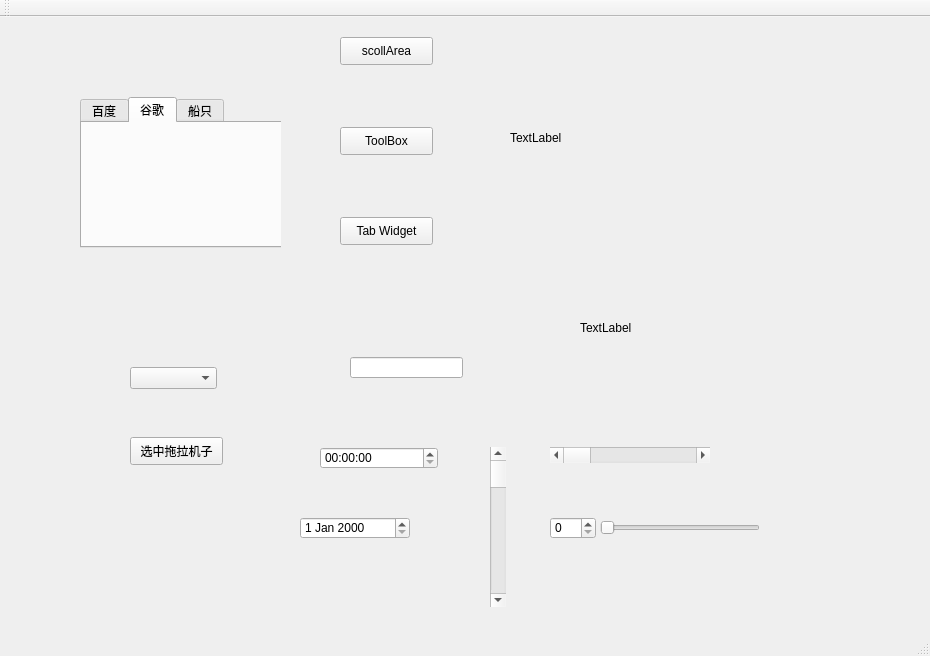
<?xml version="1.0" encoding="UTF-8"?>
<ui version="4.0">
 <class>MainWindow</class>
 <widget class="QMainWindow" name="MainWindow">
  <property name="geometry">
   <rect>
    <x>0</x>
    <y>0</y>
    <width>930</width>
    <height>656</height>
   </rect>
  </property>
  <property name="windowTitle">
   <string>MainWindow</string>
  </property>
  <widget class="QWidget" name="centralWidget">
   <widget class="QStackedWidget" name="stackedWidget">
    <property name="geometry">
     <rect>
      <x>50</x>
      <y>20</y>
      <width>231</width>
      <height>251</height>
     </rect>
    </property>
    <property name="currentIndex">
     <number>2</number>
    </property>
    <widget class="QWidget" name="page_4">
     <layout class="QVBoxLayout" name="verticalLayout_2">
      <item>
       <widget class="QScrollArea" name="scrollArea">
        <property name="widgetResizable">
         <bool>true</bool>
        </property>
        <widget class="QWidget" name="scrollAreaWidgetContents">
         <property name="geometry">
          <rect>
           <x>0</x>
           <y>-78</y>
           <width>216</width>
           <height>435</height>
          </rect>
         </property>
         <layout class="QVBoxLayout" name="verticalLayout">
          <item>
           <widget class="QPushButton" name="pushButton">
            <property name="text">
             <string>PushButton</string>
            </property>
           </widget>
          </item>
          <item>
           <widget class="QPushButton" name="pushButton_3">
            <property name="text">
             <string>PushButton</string>
            </property>
           </widget>
          </item>
          <item>
           <widget class="QPushButton" name="pushButton_2">
            <property name="text">
             <string>PushButton</string>
            </property>
           </widget>
          </item>
          <item>
           <widget class="QPushButton" name="pushButton_4">
            <property name="text">
             <string>PushButton</string>
            </property>
           </widget>
          </item>
          <item>
           <widget class="QPushButton" name="pushButton_5">
            <property name="text">
             <string>PushButton</string>
            </property>
           </widget>
          </item>
          <item>
           <widget class="QPushButton" name="pushButton_6">
            <property name="text">
             <string>PushButton</string>
            </property>
           </widget>
          </item>
          <item>
           <widget class="QPushButton" name="pushButton_7">
            <property name="text">
             <string>PushButton</string>
            </property>
           </widget>
          </item>
          <item>
           <widget class="QPushButton" name="pushButton_8">
            <property name="text">
             <string>PushButton</string>
            </property>
           </widget>
          </item>
          <item>
           <widget class="QPushButton" name="pushButton_12">
            <property name="text">
             <string>PushButton</string>
            </property>
           </widget>
          </item>
          <item>
           <widget class="QPushButton" name="pushButton_11">
            <property name="text">
             <string>PushButton</string>
            </property>
           </widget>
          </item>
          <item>
           <widget class="QPushButton" name="pushButton_10">
            <property name="text">
             <string>PushButton</string>
            </property>
           </widget>
          </item>
          <item>
           <widget class="QPushButton" name="pushButton_9">
            <property name="text">
             <string>PushButton</string>
            </property>
           </widget>
          </item>
         </layout>
        </widget>
       </widget>
      </item>
     </layout>
    </widget>
    <widget class="QWidget" name="page_5">
     <widget class="QToolBox" name="toolBox">
      <property name="geometry">
       <rect>
        <x>70</x>
        <y>60</y>
        <width>131</width>
        <height>221</height>
       </rect>
      </property>
      <property name="currentIndex">
       <number>0</number>
      </property>
      <widget class="QWidget" name="page">
       <property name="geometry">
        <rect>
         <x>0</x>
         <y>0</y>
         <width>131</width>
         <height>131</height>
        </rect>
       </property>
       <attribute name="label">
        <string>家人</string>
       </attribute>
       <widget class="QPushButton" name="pushButton_13">
        <property name="geometry">
         <rect>
          <x>0</x>
          <y>20</y>
          <width>93</width>
          <height>28</height>
         </rect>
        </property>
        <property name="text">
         <string>PushButton</string>
        </property>
       </widget>
      </widget>
      <widget class="QWidget" name="page_2">
       <property name="geometry">
        <rect>
         <x>0</x>
         <y>0</y>
         <width>131</width>
         <height>131</height>
        </rect>
       </property>
       <attribute name="label">
        <string>朋友</string>
       </attribute>
       <widget class="QToolButton" name="toolButton">
        <property name="geometry">
         <rect>
          <x>30</x>
          <y>50</y>
          <width>47</width>
          <height>21</height>
         </rect>
        </property>
        <property name="text">
         <string>...</string>
        </property>
       </widget>
      </widget>
      <widget class="QWidget" name="page_3">
       <attribute name="label">
        <string>黑名单</string>
       </attribute>
       <widget class="QToolButton" name="toolButton_2">
        <property name="geometry">
         <rect>
          <x>40</x>
          <y>60</y>
          <width>47</width>
          <height>21</height>
         </rect>
        </property>
        <property name="text">
         <string>...</string>
        </property>
       </widget>
      </widget>
     </widget>
    </widget>
    <widget class="QWidget" name="page_6">
     <widget class="QTabWidget" name="tabWidget">
      <property name="geometry">
       <rect>
        <x>30</x>
        <y>60</y>
        <width>211</width>
        <height>151</height>
       </rect>
      </property>
      <property name="currentIndex">
       <number>1</number>
      </property>
      <widget class="QWidget" name="tab_3">
       <attribute name="title">
        <string>百度</string>
       </attribute>
      </widget>
      <widget class="QWidget" name="tab_4">
       <attribute name="title">
        <string>谷歌</string>
       </attribute>
      </widget>
      <widget class="QWidget" name="tab_5">
       <attribute name="title">
        <string>船只</string>
       </attribute>
      </widget>
     </widget>
    </widget>
   </widget>
   <widget class="QPushButton" name="btn_scrollArea">
    <property name="geometry">
     <rect>
      <x>340</x>
      <y>20</y>
      <width>93</width>
      <height>28</height>
     </rect>
    </property>
    <property name="text">
     <string>scollArea</string>
    </property>
   </widget>
   <widget class="QPushButton" name="btn_ToolBox">
    <property name="geometry">
     <rect>
      <x>340</x>
      <y>110</y>
      <width>93</width>
      <height>28</height>
     </rect>
    </property>
    <property name="text">
     <string>ToolBox</string>
    </property>
   </widget>
   <widget class="QPushButton" name="btn_TabWidget">
    <property name="geometry">
     <rect>
      <x>340</x>
      <y>200</y>
      <width>93</width>
      <height>28</height>
     </rect>
    </property>
    <property name="text">
     <string>Tab Widget</string>
    </property>
   </widget>
   <widget class="QComboBox" name="comboBox">
    <property name="geometry">
     <rect>
      <x>130</x>
      <y>350</y>
      <width>87</width>
      <height>22</height>
     </rect>
    </property>
   </widget>
   <widget class="QPushButton" name="btn_select">
    <property name="geometry">
     <rect>
      <x>130</x>
      <y>420</y>
      <width>93</width>
      <height>28</height>
     </rect>
    </property>
    <property name="text">
     <string>选中拖拉机子</string>
    </property>
   </widget>
   <widget class="QLineEdit" name="lineEdit">
    <property name="geometry">
     <rect>
      <x>350</x>
      <y>340</y>
      <width>113</width>
      <height>21</height>
     </rect>
    </property>
   </widget>
   <widget class="QTimeEdit" name="timeEdit">
    <property name="geometry">
     <rect>
      <x>320</x>
      <y>430</y>
      <width>118</width>
      <height>22</height>
     </rect>
    </property>
   </widget>
   <widget class="QDateEdit" name="dateEdit">
    <property name="geometry">
     <rect>
      <x>300</x>
      <y>500</y>
      <width>110</width>
      <height>22</height>
     </rect>
    </property>
   </widget>
   <widget class="QScrollBar" name="horizontalScrollBar">
    <property name="geometry">
     <rect>
      <x>550</x>
      <y>430</y>
      <width>160</width>
      <height>16</height>
     </rect>
    </property>
    <property name="orientation">
     <enum>Qt::Horizontal</enum>
    </property>
   </widget>
   <widget class="QScrollBar" name="verticalScrollBar">
    <property name="geometry">
     <rect>
      <x>490</x>
      <y>430</y>
      <width>16</width>
      <height>160</height>
     </rect>
    </property>
    <property name="orientation">
     <enum>Qt::Vertical</enum>
    </property>
   </widget>
   <widget class="QSlider" name="horizontalSlider">
    <property name="geometry">
     <rect>
      <x>600</x>
      <y>500</y>
      <width>160</width>
      <height>22</height>
     </rect>
    </property>
    <property name="orientation">
     <enum>Qt::Horizontal</enum>
    </property>
   </widget>
   <widget class="QSpinBox" name="spinBox">
    <property name="geometry">
     <rect>
      <x>550</x>
      <y>500</y>
      <width>46</width>
      <height>22</height>
     </rect>
    </property>
   </widget>
   <widget class="QLabel" name="lbl_Image">
    <property name="geometry">
     <rect>
      <x>580</x>
      <y>230</y>
      <width>211</width>
      <height>161</height>
     </rect>
    </property>
    <property name="text">
     <string>TextLabel</string>
    </property>
   </widget>
   <widget class="QLabel" name="lbl_movie">
    <property name="geometry">
     <rect>
      <x>510</x>
      <y>10</y>
      <width>311</width>
      <height>221</height>
     </rect>
    </property>
    <property name="text">
     <string>TextLabel</string>
    </property>
    <property name="scaledContents">
     <bool>true</bool>
    </property>
   </widget>
  </widget>
  <widget class="QMenuBar" name="menuBar">
   <property name="geometry">
    <rect>
     <x>0</x>
     <y>0</y>
     <width>930</width>
     <height>26</height>
    </rect>
   </property>
  </widget>
  <widget class="QToolBar" name="mainToolBar">
   <attribute name="toolBarArea">
    <enum>TopToolBarArea</enum>
   </attribute>
   <attribute name="toolBarBreak">
    <bool>false</bool>
   </attribute>
  </widget>
  <widget class="QStatusBar" name="statusBar"/>
 </widget>
 <layoutdefault spacing="6" margin="11"/>
 <resources/>
 <connections/>
</ui>
